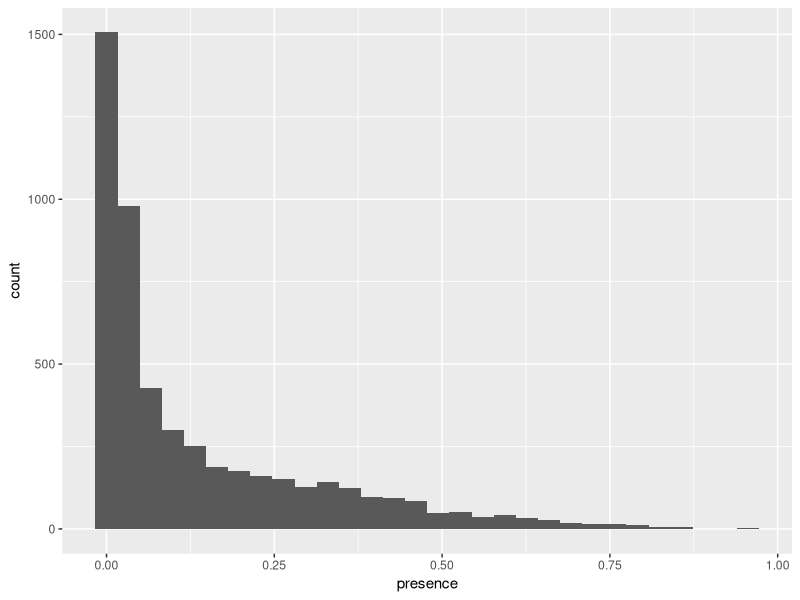
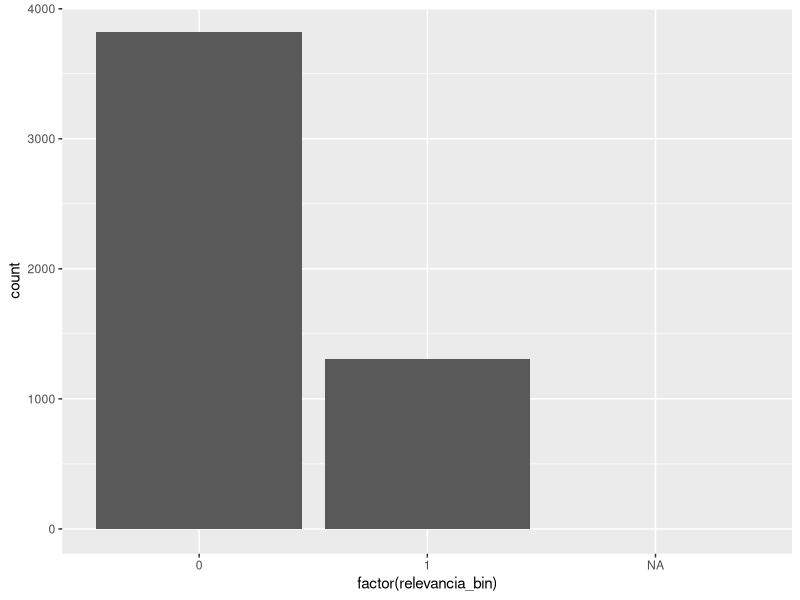
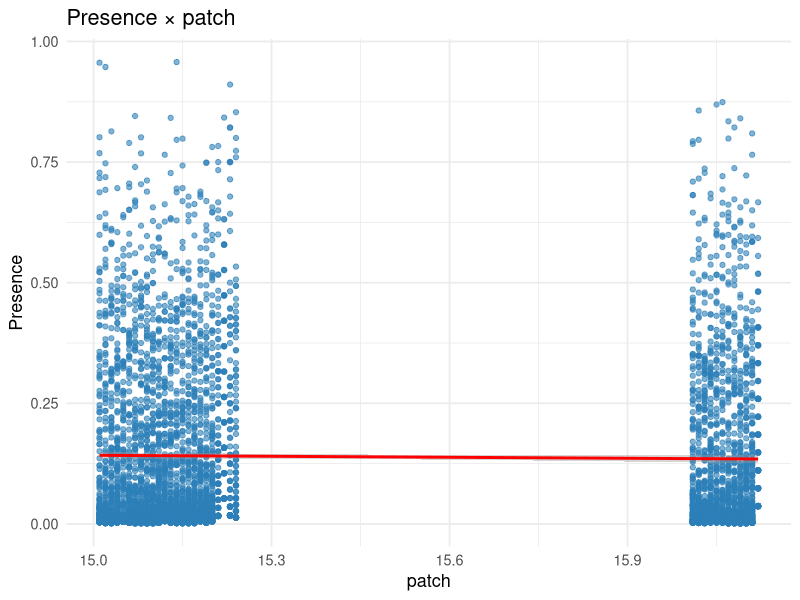
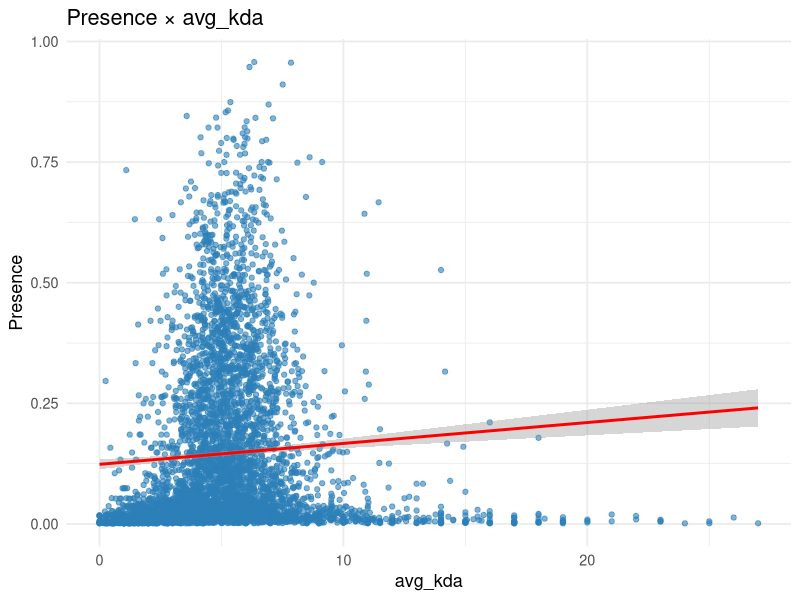
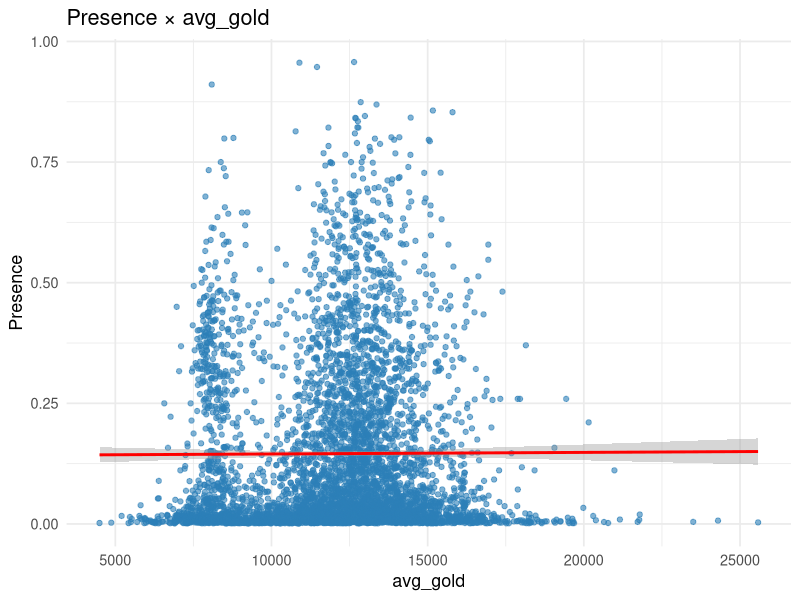
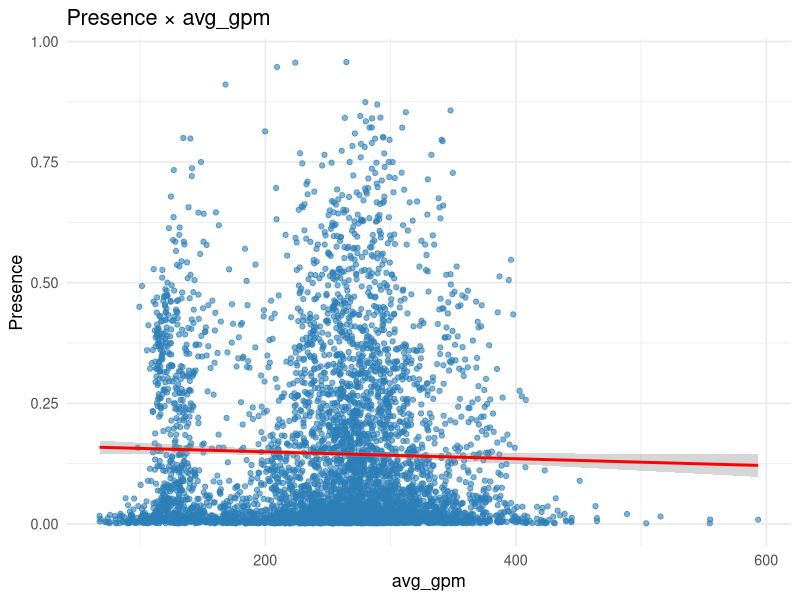
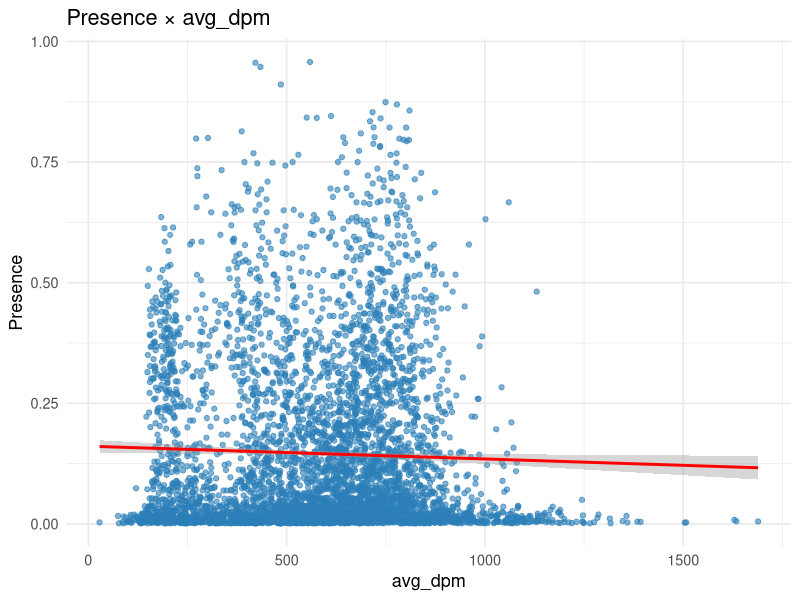
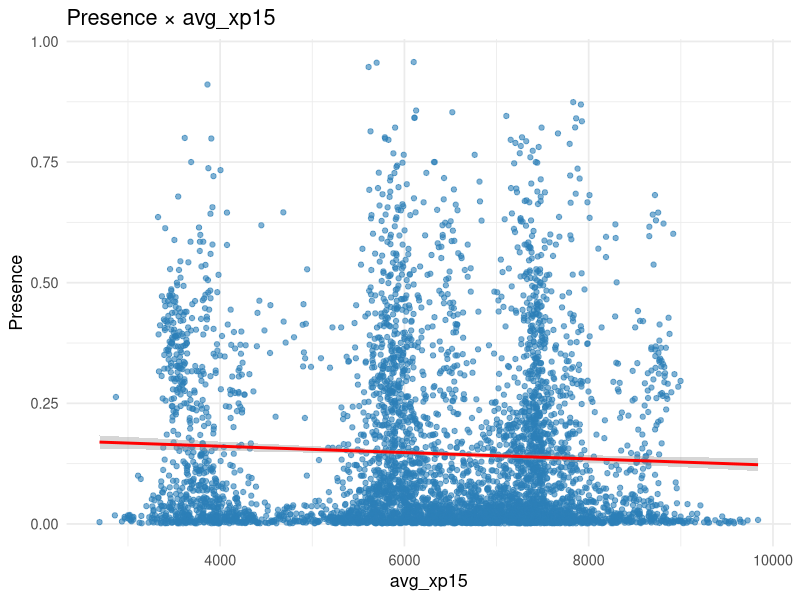

The R script that drew these images, in order:
#####################################
#      ANÁLISE EXPLORATÓRIA
#####################################

#Instalando pacotes novamente
library(tidyverse)

champion_stats <- read_csv("dados/processed/champion_stats.csv")


#----------------------------------------------------------
#CRIANDO TABELA SOBRE A BASE DE DADOS PARA O RELATÓRIO
#----------------------------------------------------------

#Tabela sobre num de variáveis, observações, patchs
caracterizacao <- tibble(
  Medida = c(
    "Número de observações",
    "Número de variáveis",
    "Número de patches",
    "Número de campeões"
  ),
  Valor = c(
    nrow(champion_stats),
    ncol(champion_stats),
    n_distinct(champion_stats$patch),
    n_distinct(champion_stats$champion)
  )
)

caracterizacao


#TABELA SOBRE VALORES AUSENTES
na_table <- champion_stats %>%
  summarise(across(everything(), ~sum(is.na(.)))) %>%
  tidyr::pivot_longer(
    everything(),
    names_to = "Variavel",
    values_to = "Valores_Ausentes"
  )

na_table %>%
  filter(Valores_Ausentes > 0)



#TABELA SOBRE ESTATÍSTICAS DESCRITIVAS
estatisticas <-
  champion_stats %>%
  summarise(
    across(
      c(winrate, avg_kda, avg_gold, avg_dpm, presence, n_games),
      list(
        Média = ~mean(.x, na.rm = TRUE),
        Mediana = ~median(.x, na.rm = TRUE),
        DP = ~sd(.x, na.rm = TRUE),
        Mínimo = ~min(.x, na.rm = TRUE),
        Máximo = ~max(.x, na.rm = TRUE)
      )
    )
  ) %>%
  pivot_longer(
    everything(),
    names_to = c("Variavel", "Estatistica"),
    names_sep = "_(?=[^_]+$)",
    values_to = "Valor"
  ) %>%
  pivot_wider(
    names_from = Estatistica,
    values_from = Valor
  )

estatisticas





#######################################################
#--------VISUALIZANDO INTERAÇÕES DAS VARIÁVEIS--------
#######################################################


#Visualizando a Distribuição da classe

table(champion_stats$relevancia_bin)

prop.table(table(champion_stats$relevancia_bin))


#Visualizando distribuição da presença como histograma

ggplot(champion_stats, aes(x = presence)) +
  geom_histogram(bins = 30)


#Visualizando com gráfico a distribuição das classes
ggplot(champion_stats,
       aes(factor(relevancia_bin)))+
  geom_bar()


#Número de campeões relevantes por patch
champion_stats %>%
  group_by(patch) %>%
  summarise(
    relevantes=sum(relevancia_bin)
  )

#Tabela de estatísticas descritivas para várias variáveis do seu conjunto
resumo <- champion_stats %>%
  summarise(across(c(winrate, avg_kda, avg_gold, avg_dpm, presence, n_games),
                   list(media = ~mean(.x, na.rm=TRUE), mediana = ~median(.x, na.rm=TRUE),
                        dp = ~sd(.x, na.rm=TRUE), min = ~min(.x, na.rm=TRUE), max = ~max(.x, na.rm=TRUE))))

print(resumo, width = Inf)



#-----Plotando as presence em relação as variáveis-----

#Selecionando quais estarão de fora
variaveis <- champion_stats %>%
  select(where(is.numeric)) %>%
  select(
    -presence,
    -n_picks,
    -n_bans,
    -pick_rate,
    -ban_rate,
    -total_games,
    -n_games,
    -corte,
    -relevancia_bin,
    -n_presence_games
  ) %>%
  names()

for(v in variaveis){
  
  g <- ggplot(champion_stats,
              aes(x = .data[[v]], y = presence)) +
    geom_point(alpha = 0.6, color = "#2C7FB8") +
    geom_smooth(method = "lm", se = TRUE, color = "red") +
    labs(
      title = paste("Presence ×", v),
      x = v,
      y = "Presence"
    ) +
    theme_minimal(base_size = 13)
  
  print(g)
  
}
